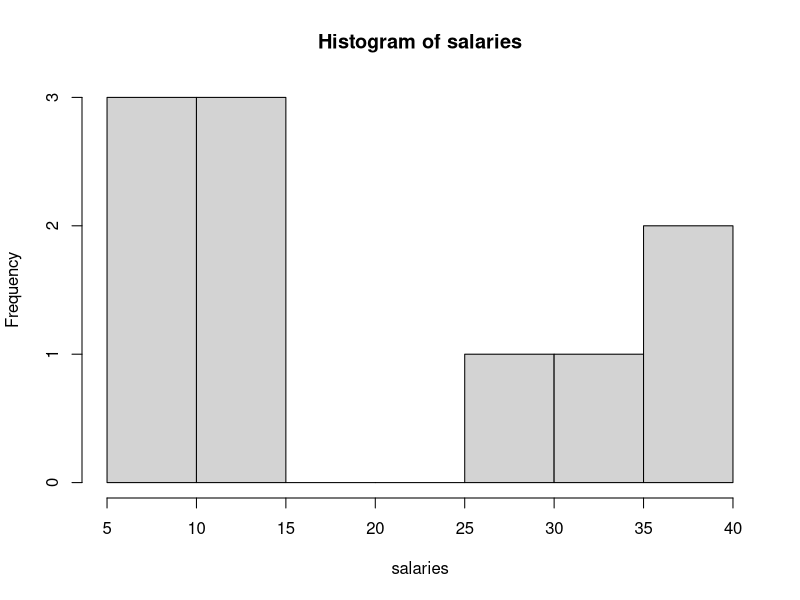
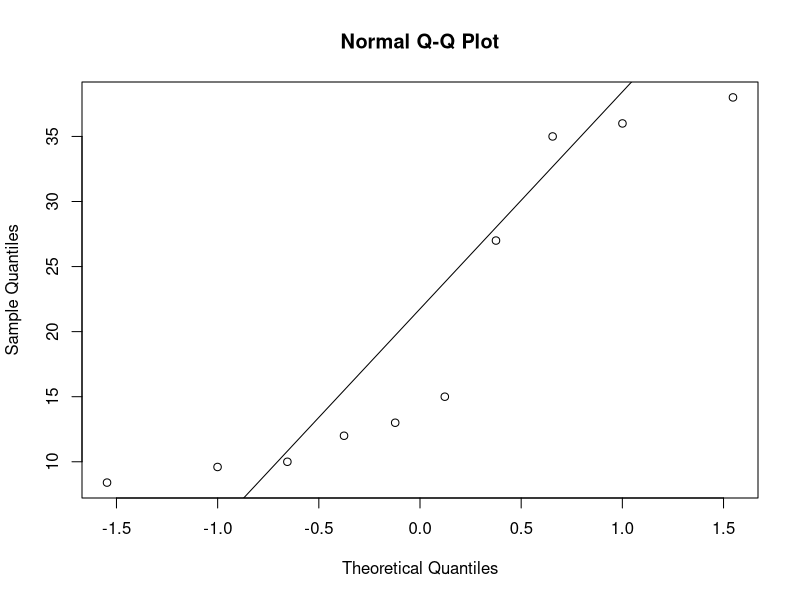
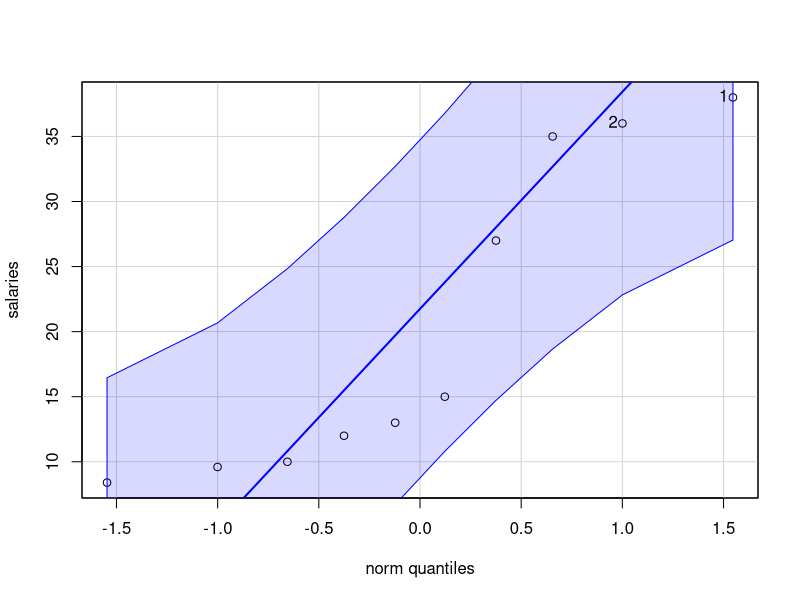
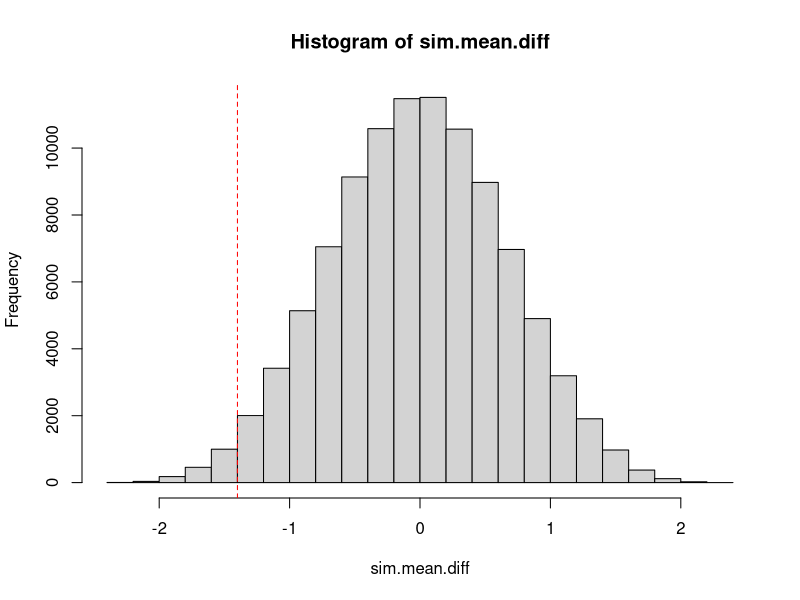

Generate these figures, in order, with R:
salaries <- c(38.0, 36.0, 35.0, 27.0, 15.0, 13.0, 12.0, 10.0,  9.6,  8.4)

mean(salaries)
var(salaries)
sd(salaries)

t.test(salaries)#gives two sided 95% CI

t.test(salaries,mu=10,alternative="greater",conf.level=.99)

hist(salaries)
qqnorm(salaries);qqline(salaries)

#install.packages("car")
library(car)

qqPlot(salaries)


#Non-parametric bootstrapping
set.seed(1)
sample(salaries,rep=TRUE)

B <- 10000
boot_vec <- rep(NA,B)

for (b in 1:B){
 boot_vec[b] <- mean(sample(salaries,rep=TRUE))
}

#95% CI based on percentile method
quantile(boot_vec,c(.025,.975))

library(boot)
boot_out <- boot(salaries,function(dat,inds){mean(dat[inds])},R=10000)
boot.ci(boot_out)



#Miss America problem
recent.grp <- c(19.5,20.3,19.6,20.2,17.8,17.9,19.1,18.8,17.6,16.8)
past.grp <- c(20.4,21.9,22.1,22.3,20.3,18.8,18.9,19.4,18.4,19.1)

mean(recent.grp);sd(recent.grp)
mean(past.grp);sd(past.grp)

#test on variances, then pooled or non-pooled test
var.test(recent.grp,past.grp)#FTR
t.test(recent.grp,past.grp,alt="less",var.equal=TRUE)

#permutation test on difference of means
choose(20,10)#number of possible permutations
new.dat <- c(recent.grp,past.grp)
obs.mean.diff <- mean(recent.grp) - mean(past.grp)
nsim <- 100000
sim.mean.diff <- rep(NA,length=nsim)
for (i in 1:nsim){
  grps <- sample(c(rep(1,10),rep(2,10)),replace=FALSE)
  sim.mean.diff[i] <- mean(new.dat[grps==1]) - mean(new.dat[grps==2])
}

hist(sim.mean.diff);abline(v=obs.mean.diff,col="red",lty=2)
length(sim.mean.diff[sim.mean.diff<=obs.mean.diff])/nsim #estimated p-value


#10 remote controlled cars were each run with battery brand A and B
#and the time each car ran was recorded (in hours)
#Is there a difference in average length of time different for the brands?
battery_A <- c(4.1, 4.6, 3.2, 4.9, 4.1, 4.0, 3.7, 4.3, 3.9, 4.0)
battery_B <- c(3.6, 4.6, 3.5, 3.0, 4.4, 4.1, 3.6, 3.2, 4.3, 3.0)

diffs <- battery_A - battery_B
cbind(battery_A,battery_B,diffs)

t.test(diffs)

t.test(battery_A,battery_B,paired=TRUE)
